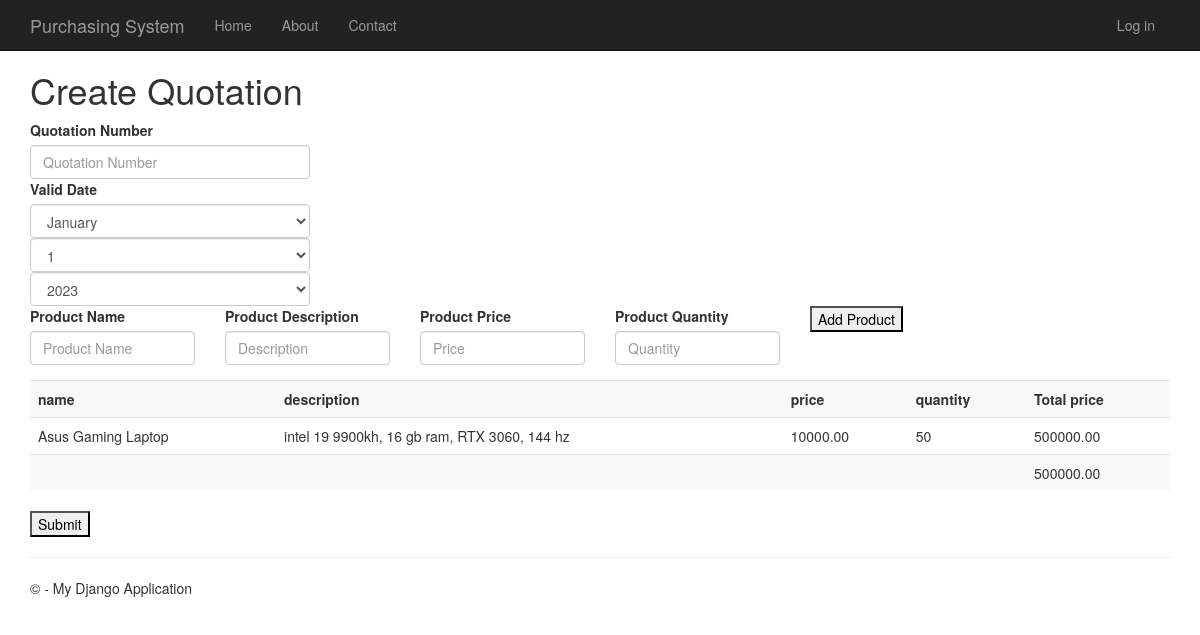
The app's page /createquotation/92/ with its own data.
### quotation/models.py (models this page shows, shortened)
class QuotationProduct(models.Model):
    Product_ID = models.AutoField(primary_key=True)
    name = models.TextField(max_length=20)
    price = models.DecimalField(max_digits=20, decimal_places=2, default=Decimal('0.00'))
    description = models.TextField(max_length= 60)
    proposed_quantity = models.IntegerField(null=False)
    selected_quantity = models.IntegerField(blank=True, null=True)
    Total_Price = models.DecimalField(max_digits=20, decimal_places=2, default=Decimal('0.00'))
    quotation_id = models.ForeignKey(quotation, on_delete=models.CASCADE)

### quotation/views.py (the view, shortened to what this page needs)
# urls.py: path('createquotation/<int:pk>/',create_quotation, name='create_quotation'),
def create_quotation(request,pk):
    quotation_form = CreateQuotationForm(request.POST)
    products=QuotationProduct.objects.all().filter(quotation_id=pk)
    totalPrice=0
    for product in products:
        totalPrice+=product.Total_Price
    context = {'quotationform':quotation_form,
                'products':products,
                'totalPrice':totalPrice}
    return render(request,'app/create_quotation.html',context)

### quotation/forms.py
class CreateQuotationForm(forms.Form):
    quotation_number = forms.CharField(max_length=20,
                               widget=forms.TextInput({
                                   'class': 'form-control',
                                   'placeholder': 'Quotation Number'}))
    valid_date = forms.DateField(label="Valid Date",
                                 widget=forms.SelectDateWidget(attrs={'class': 'form-control'}))
    product_name = forms.CharField(max_length=50,
                               widget=forms.TextInput({
                                   'class': 'form-control',
                                   'placeholder': 'Product Name'}))
    product_description = forms.CharField(max_length=100,
                               widget=forms.TextInput({
                                   'class': 'form-control',
                                   'placeholder': 'Description'}))
    product_price = forms.DecimalField(max_digits=10, decimal_places=2, widget=forms.TextInput({'class': 'form-control','placeholder': 'Price'}))
    product_quantity =forms.IntegerField(min_value=0,widget=forms.NumberInput({'class': 'form-control','placeholder': 'Quantity'}))

### quotation/templates/app/create_quotation.html (shortened to what this page needs)
{% extends "app/layout.html" %}
{% block content %}
<h1>Create Quotation</h1>
<div>
    <form  method="POST" action ="" id="qform">
        <div>
          <label>Quotation Number</label>
          {{ quotationform.quotation_number}}
        </div>
        <div>
          <label>Valid Date</label>
          {{ quotationform.valid_date}}
        </div>
        <div class="form-group row">
          <div class="col-md-2">
              <label  class="col-form-label">Product Name</label>
              {{ quotationform.product_name }}
          </div>
          <div class="col-md-2">
              <label  class="col-form-label">Product Description</label>
              {{ quotationform.product_description }}
          </div>
          <div class="col-md-2">
              <label class="col-form-label">Product Price</label>
              {{ quotationform.product_price }}
          </div>
          <div class="col-md-2">
              <label  class="col-form-label">Product Quantity</label>
              {{ quotationform.product_quantity }}
          </div>
          <div class="col-md-2">
            <input type="submit" form="qform" name="submitButton" value="Add Product">
          </div>
      </div>
    </form>
</div>
<table class="table table-striped">
    <tr>
      <th>name</th>
      <th>description</th>
      <th>price</th>
      <th>quantity</th>
      <th>Total price</th>
    </tr>
    {% for product in products %}
    <tr>
      <td>{{product.name}}</td>
      <td>{{product.description}}</td>
      <td>{{product.price}}</td>
      <td>{{product.proposed_quantity}}</td>
      <td>{{product.Total_Price}}</td>
    </tr>
    {% endfor %}
    <tr>
      <td></td>
      <td></td>
      <td></td>
      <td></td>
      <td>{{totalPrice}}</td>
    </tr>
  </table>
  <div>
    <a href="{% url 'menu' %}">
      <button>Submit</button>
    </a>
  </div>
{% endblock %}

### app/static/app/content/site.css (style rules this page uses)
body { padding-top: 50px; padding-bottom: 20px; }
input, select, textarea { max-width: 280px; }

### records on screen
QuotationProduct: name "Asus Gaming Laptop", description "intel 19 9900kh, 16 gb ram, RTX 3060, 144 hz", price "10000.00", proposed_quantity "50", Total_Price "500000.00"

### other values on screen
{{ totalPrice }} "500000.00"
